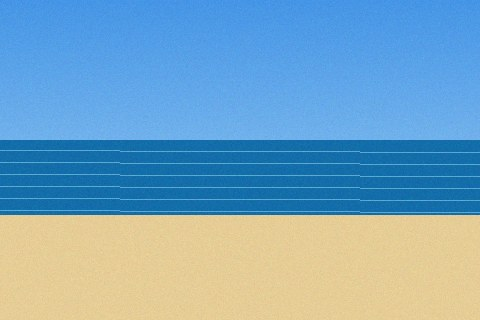
#> input picture examples/images/beach.jpg, 480 x 320 px
$ python -i features.py   (imports and definitions only)
#> lines starting #> are read from the running program, lines starting #| are printed output that depends on the picture; after the words box and inside, x2 and y2 are one past the last pixel; in counts of white or black regions, pixels touching at a corner belong together
### src/visiontagger/colours.py
"""Colour-space helpers and a small named palette (matched in CIE Lab, not RGB)."""

from __future__ import annotations

import numpy as np

PALETTE: dict[str, tuple[int, int, int]] = {
    "black": (20, 20, 22), "charcoal": (60, 62, 66), "grey": (128, 128, 128), "silver": (192, 192, 196),
    "white": (245, 245, 245), "cream": (240, 228, 196), "beige": (215, 192, 150), "brown": (120, 72, 40),
    "tan": (196, 150, 100), "red": (200, 30, 35), "maroon": (110, 20, 30), "pink": (240, 140, 170),
    "magenta": (200, 40, 160), "purple": (110, 50, 150), "lavender": (180, 160, 220), "navy": (20, 30, 90),
    "blue": (40, 90, 200), "sky blue": (120, 180, 235), "teal": (20, 130, 130), "turquoise": (60, 200, 200),
    "green": (40, 150, 60), "dark green": (20, 70, 35), "olive": (120, 120, 40), "lime": (160, 210, 60),
    "yellow": (245, 215, 50), "gold": (215, 165, 40), "orange": (240, 130, 30), "coral": (240, 110, 90),
}


def srgb_to_lab(rgb: np.ndarray) -> np.ndarray:
    """Convert an (..., 3) array of 0-255 sRGB values to CIE Lab (D65)."""
    c = np.asarray(rgb, dtype=np.float64) / 255.0
    c = np.where(c > 0.04045, ((c + 0.055) / 1.055) ** 2.4, c / 12.92)
    m = np.array([[0.4124, 0.3576, 0.1805], [0.2126, 0.7152, 0.0722], [0.0193, 0.1192, 0.9505]])
    xyz = c @ m.T / np.array([0.95047, 1.0, 1.08883])
    f = np.where(xyz > 0.008856, np.cbrt(xyz), 7.787 * xyz + 16 / 116)
    return np.stack([116 * f[..., 1] - 16, 500 * (f[..., 0] - f[..., 1]), 200 * (f[..., 1] - f[..., 2])], axis=-1)


_NAMES = list(PALETTE)
_LAB = srgb_to_lab(np.array([PALETTE[n] for n in _NAMES]))


def name_colour(rgb: tuple[int, int, int] | np.ndarray) -> str:
    lab = srgb_to_lab(np.asarray(rgb, dtype=np.float64).reshape(1, 3))[0]
    return _NAMES[int(np.argmin(np.linalg.norm(_LAB - lab, axis=1)))]


def to_hex(rgb) -> str:
    r, g, b = (int(round(v)) for v in rgb)
    return f"#{r:02x}{g:02x}{b:02x}"


def rgb_to_hsv(arr: np.ndarray) -> np.ndarray:
    """Vectorised RGB (0-255) -> HSV with H in degrees [0, 360), S and V in [0, 1]."""
    a = arr.astype(np.float64) / 255.0
    r, g, b = a[..., 0], a[..., 1], a[..., 2]
    mx, mn = a.max(-1), a.min(-1)
    delta = mx - mn
    h = np.zeros_like(mx)
    nz = delta > 1e-9
    rm = nz & (mx == r)
    gm = nz & (mx == g) & ~rm
    bm = nz & ~rm & ~gm
    h[rm] = ((g - b)[rm] / delta[rm]) % 6
    h[gm] = (b - r)[gm] / delta[gm] + 2
    h[bm] = (r - g)[bm] / delta[bm] + 4
    s = np.where(mx > 1e-9, delta / np.maximum(mx, 1e-9), 0.0)
    return np.stack([h * 60.0, s, mx], axis=-1)


def kmeans_colours(pixels: np.ndarray, k: int = 5, iters: int = 12, seed: int = 7) -> list[tuple[np.ndarray, float]]:
    """Dominant colours by k-means (k-means++ init) in Lab space. Returns ``[(rgb, share), ...]``."""
    rng = np.random.default_rng(seed)
    if len(pixels) > 6000:
        pixels = pixels[rng.choice(len(pixels), 6000, replace=False)]
    lab = srgb_to_lab(pixels)
    k = max(1, min(k, len(np.unique(pixels, axis=0))))
    centres = [lab[rng.integers(len(lab))]]
    for _ in range(1, k):
        d = np.min(np.linalg.norm(lab[:, None] - np.array(centres)[None], axis=2), axis=1) ** 2
        centres.append(lab[rng.choice(len(lab), p=d / d.sum())] if d.sum() > 0 else lab[rng.integers(len(lab))])
    centres_arr = np.array(centres)
    labels = np.zeros(len(lab), dtype=int)
    for _ in range(iters):
        labels = np.argmin(np.linalg.norm(lab[:, None] - centres_arr[None], axis=2), axis=1)
        new = np.array([lab[labels == i].mean(0) if np.any(labels == i) else centres_arr[i] for i in range(k)])
        if np.allclose(new, centres_arr, atol=0.5):
            break
        centres_arr = new
    out = []
    for i in range(k):
        mask = labels == i
        if mask.any():
            out.append((pixels[mask].mean(0), float(mask.mean())))
    return sorted(out, key=lambda x: -x[1])

### src/visiontagger/features.py
"""Hand-crafted image features computed with Pillow + NumPy (no deep learning)."""

from __future__ import annotations

from dataclasses import asdict, dataclass, field
from pathlib import Path

import numpy as np
from PIL import Image, ImageOps

from .colours import kmeans_colours, name_colour, rgb_to_hsv, to_hex

ANALYSIS_SIZE = 256


@dataclass
class DominantColour:
    name: str
    hex: str
    share: float


@dataclass
class ImageFeatures:
    width: int
    height: int
    orientation: str
    brightness: float  # mean luma 0-1
    contrast: float  # luma std 0-1
    saturation: float  # mean HSV saturation 0-1
    colourfulness: float  # Hasler & Suesstrunk metric (0 ~ grey, >60 very colourful)
    edge_density: float  # share of pixels on a strong Sobel edge
    entropy: float  # luma histogram entropy in bits (0-8)
    warmth: float  # warm minus cool share of saturated pixels, -1..1
    regions: dict[str, float] = field(default_factory=dict)
    colours: list[DominantColour] = field(default_factory=list)

    def to_dict(self) -> dict:
        d = asdict(self)
        for k, v in d.items():
            if isinstance(v, float):
                d[k] = round(v, 4)
        d["regions"] = {k: round(v, 4) for k, v in self.regions.items()}
        return d


def load_image(path: str | Path) -> Image.Image:
    img = Image.open(path)
    img = ImageOps.exif_transpose(img)  # respect camera orientation
    if img.mode in ("RGBA", "LA", "P"):
        img = img.convert("RGBA")
        bg = Image.new("RGBA", img.size, (255, 255, 255, 255))
        img = Image.alpha_composite(bg, img)
    return img.convert("RGB")


def _sobel_edges(luma: np.ndarray) -> np.ndarray:
    p = np.pad(luma, 1, mode="edge")
    gx = (p[:-2, 2:] + 2 * p[1:-1, 2:] + p[2:, 2:]) - (p[:-2, :-2] + 2 * p[1:-1, :-2] + p[2:, :-2])
    gy = (p[2:, :-2] + 2 * p[2:, 1:-1] + p[2:, 2:]) - (p[:-2, :-2] + 2 * p[:-2, 1:-1] + p[:-2, 2:])
    return np.hypot(gx, gy)


def _colourfulness(rgb: np.ndarray) -> float:
    r, g, b = (rgb[..., i].astype(np.float64) for i in range(3))
    rg, yb = r - g, 0.5 * (r + g) - b
    return float(np.hypot(rg.std(), yb.std()) + 0.3 * np.hypot(rg.mean(), yb.mean()))


def _region_masks(hsv: np.ndarray) -> dict[str, np.ndarray]:
    h, s, v = hsv[..., 0], hsv[..., 1], hsv[..., 2]
    vivid = (s > 0.2) & (v > 0.25)
    return {
        "vivid": vivid,
        "dusk": vivid & ((h < 50) | (h >= 260)),
        "blue": vivid & (h >= 185) & (h < 255),
        "green": vivid & (h >= 70) & (h < 170),
        "warm": (s > 0.35) & (v > 0.35) & ((h < 50) | (h >= 330)),
        "white": (s < 0.12) & (v > 0.85),
        "dark": v < 0.18,
        "sand": (h >= 25) & (h < 55) & (s > 0.15) & (s < 0.55) & (v > 0.6),
    }


def extract_features(image: Image.Image | str | Path, n_colours: int = 5) -> ImageFeatures:
    img = load_image(image) if not isinstance(image, Image.Image) else image.convert("RGB")
    width, height = img.size
    small = img.copy()
    small.thumbnail((ANALYSIS_SIZE, ANALYSIS_SIZE), Image.Resampling.BILINEAR)
    rgb = np.asarray(small, dtype=np.uint8)
    luma = (0.2126 * rgb[..., 0] + 0.7152 * rgb[..., 1] + 0.0722 * rgb[..., 2]) / 255.0
    hsv = rgb_to_hsv(rgb)

    edges = _sobel_edges(luma)
    hist, _ = np.histogram(luma, bins=256, range=(0, 1))
    prob = hist[hist > 0] / hist.sum()
    masks = _region_masks(hsv)
    third = max(1, rgb.shape[0] // 3)
    regions: dict[str, float] = {}
    for name, mask in masks.items():
        regions[name] = float(mask.mean())
        regions[f"{name}_top"] = float(mask[:third].mean())
        regions[f"{name}_bottom"] = float(mask[-third:].mean())
    cool = masks["blue"] | masks["green"]
    sat_px = max(1, int((hsv[..., 1] > 0.2).sum()))
    warmth = float((masks["warm"].sum() - cool.sum()) / sat_px)

    ratio = width / height if height else 1.0
    orientation = "square" if 0.9 <= ratio <= 1.1 else ("landscape" if ratio > 1.1 else "portrait")
    colours: list[DominantColour] = []
    for c, share in kmeans_colours(rgb.reshape(-1, 3), k=n_colours):
        name = name_colour(c)
        twin = next((x for x in colours if x.name == name), None)
        if twin:  # two clusters with the same name: merge their shares
            twin.share = round(twin.share + share, 4)
        else:
            colours.append(DominantColour(name, to_hex(c), round(share, 4)))
    colours.sort(key=lambda x: -x.share)
    return ImageFeatures(
        width=width, height=height, orientation=orientation,
        brightness=float(luma.mean()), contrast=float(luma.std()), saturation=float(hsv[..., 1].mean()),
        colourfulness=_colourfulness(rgb), edge_density=float((edges > 0.5).mean()),
        entropy=float(-(prob * np.log2(prob)).sum()), warmth=max(-1.0, min(1.0, warmth)),
        regions=regions, colours=colours,
    )

>>> from PIL import Image
>>> picture = Image.open('../../examples/images/beach.jpg')
#> picture is the input picture: PIL image 480x320 RGB; mean R, G, B 121, 165.3, 191.2
>>> result = extract_features(picture)
#> in rgb_to_hsv, `nz = delta > 1e-9`: nz: shape (171, 256) bool; every value is 1
#> in rgb_to_hsv, `rm = nz & (mx == r)`:
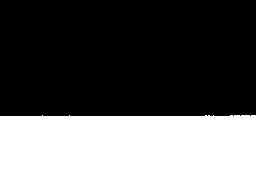
#> rm: shape (171, 256) bool; 32.2% white; 1 white region, box (x1, y1, x2, y2) and area: (0, 115, 256, 171) 14110
#> in rgb_to_hsv, `gm = nz & (mx == g) & ~rm`: gm: shape (171, 256) bool; 0.52% white in thin lines or dots, all inside (x1, y1, x2, y2) = (0, 115, 251, 116)
#> in rgb_to_hsv, `bm = nz & ~rm & ~gm`: bm: shape (171, 256) bool; 67.3% white; 1 black region, box (x1, y1, x2, y2) and area: (0, 115, 256, 171) 14336
#> in rgb_to_hsv, `h[gm] = (b - r)[gm] / delta[gm] + 2`:
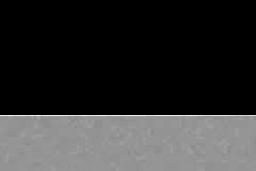
#> h: shape (171, 256) float64; min 0, max 1.18, mean 0.228; drawn with min black and max white
#> in _sobel_edges, `gx = (p[:-2, 2:] + 2 * p[1:-1, 2:] + p[2:, 2:]) - (p[:-2, :-2] + 2 * p..`:
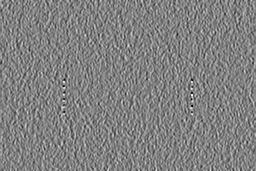
#> gx: shape (171, 256) float64; min -0.0941, max 0.0915, mean -1.1e-05; drawn with min black and max white
#> in _sobel_edges, `gy = (p[2:, :-2] + 2 * p[2:, 1:-1] + p[2:, 2:]) - (p[:-2, :-2] + 2 * p..`:
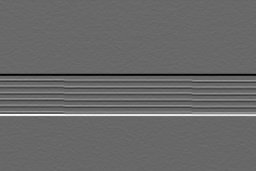
#> gy: shape (171, 256) float64; min -1.16, max 1.68, mean 0.0124; drawn with min black and max white
#> in _sobel_edges, `return np.hypot(gx, gy)`:
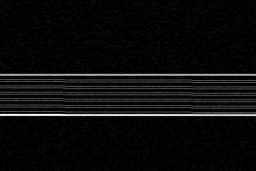
#> returned value: shape (171, 256) float64; min 0, max 1.68, mean 0.0836; drawn with min black and max white
#> in extract_features, `hist, _ = np.histogram(luma, bins=256, range=(0, 1))`: hist = 256 values, max 4419 at index 206, min 0 at index 0, mean 171
#> in extract_features, `prob = hist[hist > 0] / hist.sum()`: prob = 93 values, max 0.101 at index 87, min 2.28e-05 at index 38, mean 0.0108
#> in _region_masks, `h, s, v = hsv[..., 0], hsv[..., 1], hsv[..., 2]`:
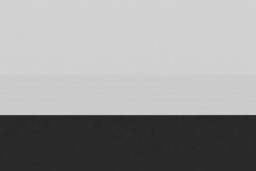
#> h: shape (171, 256) float64; min 37.97, max 211.3, mean 153.1
#> in _region_masks, `vivid = (s > 0.2) & (v > 0.25)`: vivid: shape (171, 256) bool; 99.4% white; black in thin lines or dots, all inside (x1, y1, x2, y2) = (0, 115, 256, 116)
#> in extract_features, `masks = _region_masks(hsv)`: masks = 8 items
#> the loop in extract_features, `for name, mask in masks.items():` made 8 passes
#> name on passes 1 to 8: 'vivid', 'dusk', 'blue', 'green', 'warm', 'white', 'dark', 'sand'
#> after the loop in extract_features, `for name, mask in masks.items():`: regions = 24 items
#> in extract_features, `sat_px = max(1, int((hsv[..., 1] > 0.2).sum()))`: sat_px = 43520
#> in extract_features, `warmth = float((masks["warm"].sum() - cool.sum()) / sat_px)`: warmth = -0.528
#> in kmeans_colours, `k = max(1, min(k, len(np.unique(pixels, axis=0))))`: k = 5
#> in kmeans_colours, `centres = [lab[rng.integers(len(lab))]]`: centres = [[83.26, 0.806, 31.11]]
#> the loop in extract_features, `for c, share in kmeans_colours(rgb.reshape(-1, 3), k=n_colours):` made 5 passes
#> (share, lab in name_colour, name, twin.share) on passes 3 to 4: (0.17, [44.46, -2.64, -38.66], 'sky blue', 0.609), (0.0502, [51.83, -6.78, -36.08], 'sky blue', 0.659)
#> (share, lab in name_colour, name, r in to_hex, g in to_hex) on passes 1, 2, 5: (0.439, [65.23, -2.12, -41.49], 'sky blue', 91, 163), (0.334, [83.09, 0.741, 30.28], 'beige', 229, 205), (0.0065, [49.35, -11.51, -16.47], 'teal', 72, 124)
#> after the loop in extract_features, `for c, share in kmeans_colours(rgb.reshape(-1, 3), k=n_colours):`: colours = 3 items
#> in _colourfulness, `rg, yb = r - g, 0.5 * (r + g) - b`:
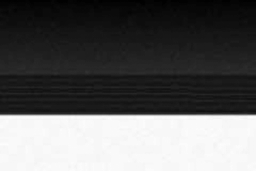
#> yb: shape (171, 256) float64; min -123, max 72.5, mean -48.1; drawn with min black and max white
